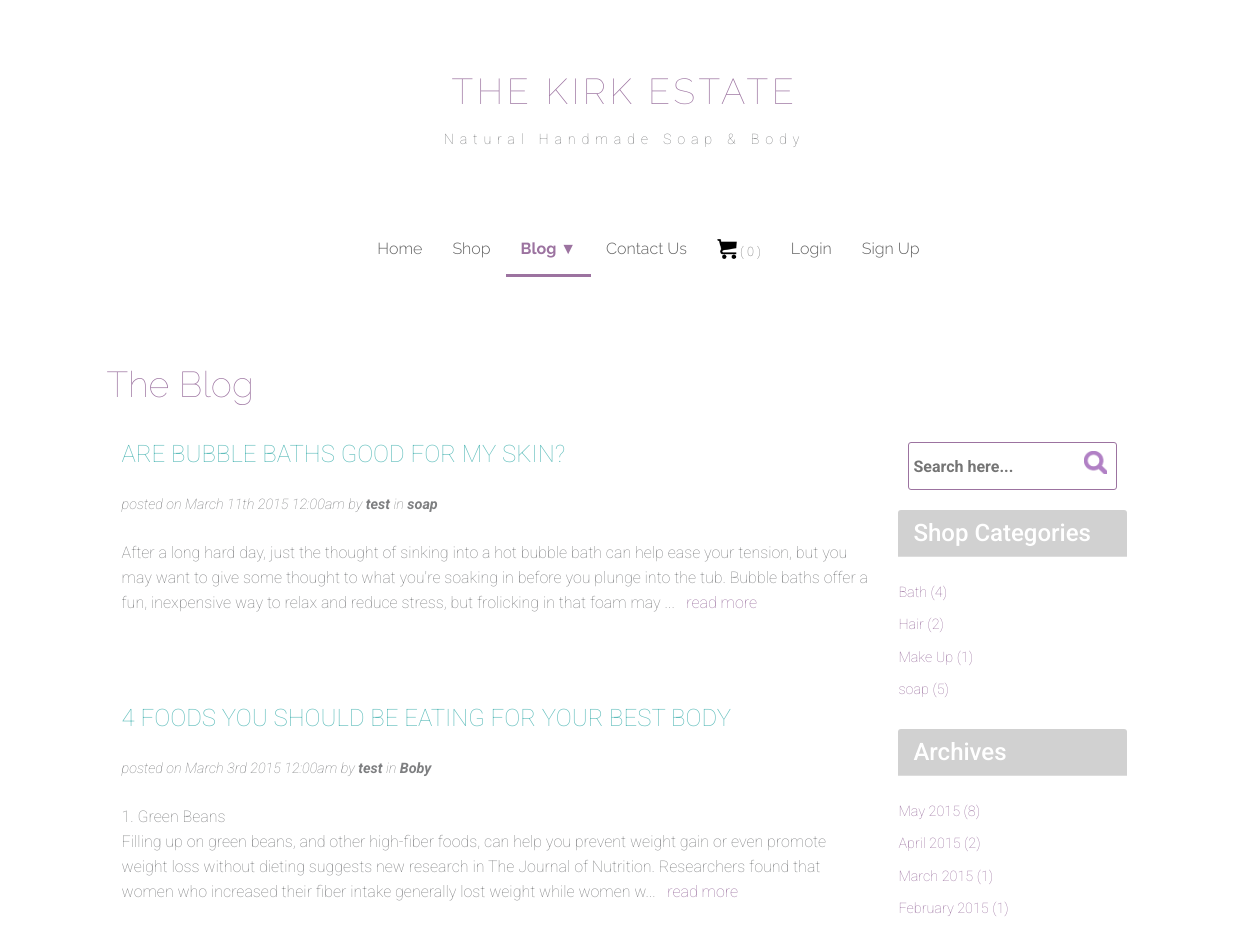
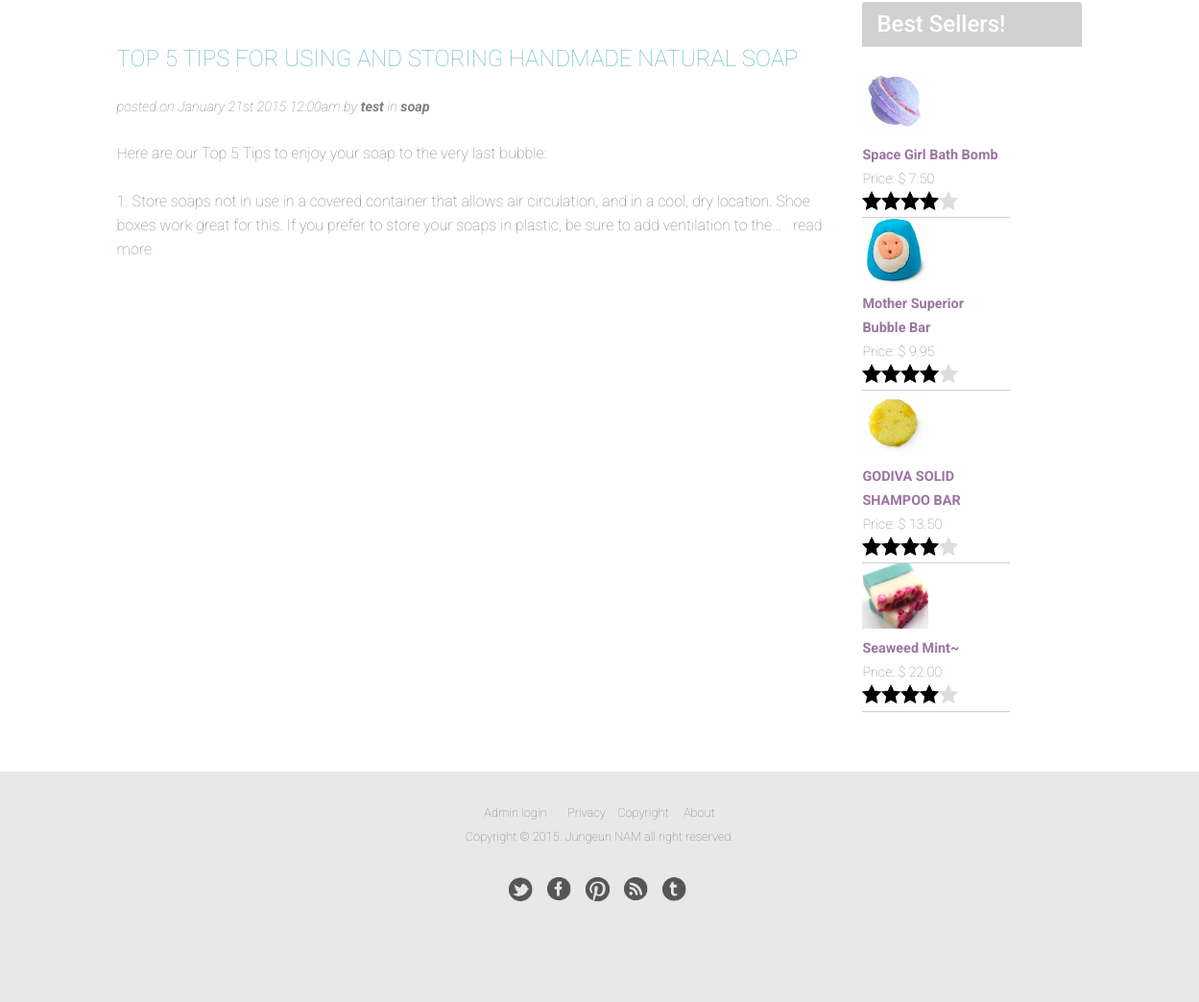
Screenshot of /pages/blog.php with the database file from the repository (2 pictures, top to bottom).
### tables this page shows
CREATE TABLE IF NOT EXISTS `blog` (
  `blogId` int(11) unsigned NOT NULL,
  `blogTitle` varchar(100) NOT NULL,
  `blogContent` text NOT NULL,
  `datePosted` datetime NOT NULL,
  `authorId` int(11) NOT NULL,
  `categoryId` int(11) NOT NULL,
  `blogImage` varchar(200) DEFAULT NULL
);

CREATE TABLE IF NOT EXISTS `user` (
  `userId` int(11) NOT NULL,
  `firstName` varchar(20) NOT NULL,
  `lastName` varchar(20) NOT NULL,
  `email` varchar(30) NOT NULL,
  `password` varchar(64) NOT NULL,
  `userName` varchar(10) NOT NULL,
  `newsletter` tinyint(1) NOT NULL,
  `accountId` int(10) NOT NULL
);

CREATE TABLE IF NOT EXISTS `category` (
  `categoryId` int(11) NOT NULL,
  `category` varchar(40) NOT NULL,
  `categoryDescription` varchar(50) NOT NULL
);

### pages/blog.php (the view, shortened to what this page needs)
<?php
 include '../includes/header.php';
 include'../includes/nav.php';
?>
</div>
</div>
<div class="row">
    <div class="col-md-1"></div>
        <div class="content col-md-10">
    <h1>The Blog</h1><br />
<div class="col-md-9">
    <?php
         $sql = "SELECT blog.*, user.*, category.*
        FROM blog INNER JOIN user ON blog.authorId = user.userId INNER JOIN category ON
        blog.categoryId = category.categoryId GROUP BY
        blog.blogId  ORDER BY dateposted DESC LIMIT 0,3";
         $result = mysqli_query($con, $sql) or die(mysqli_error($con));
         while ($row = mysqli_fetch_array($result)){
         echo "<p class='blogtitle'><a href='blogpost.php?blogId=" .$row['blogId'] . "'>" . $row['blogTitle'] .
        "</a></p><br />";
         echo "<p class='posttime'><em>posted on " . date("F jS Y h:ia",strtotime($row['datePosted'])) . " by
        <strong>" . $row['firstName'] . "</strong> in <strong>" . $row['category'] .
        "</strong></em></p><br />";
         echo "<p>" . (substr(($row['blogContent']),0,300)) . "...&nbsp;&nbsp; " . "<a class='bloglink'
        href='blogpost.php?blogId=" . $row['blogId'] . "'>" . "read more" . "</a></p><br /><br /><br /><br />";
         }
    ?>
 </div>
<?php
    include '../includes/sidebar.php';
?>
</div>
<?php
    include'../includes/footer.php';
?>

### includes/sidebar.php
<?php
    include "../includes/connect.php";
?>
<div class="sidebarbody col-md-3">
<div class="side panel panel-default">
     <div class="panel-body">
        <?php include '../includes/searchform.php';?>
      </div>
</div>
 <div class="side panel panel-default">
    <div class="panel-heading">
        <h3>Shop Categories</h3>
     </div>
        <div class="panel-body">
    <br />
        <?php
             $sql = "SELECT category.*, COUNT(product.categoryId) AS catnum FROM category INNER JOIN
             product ON category.categoryId = product.categoryId GROUP BY product.categoryId ORDER BY category ASC";
             $result = mysqli_query($con, $sql) or die(mysqli_error($con));
             while ($row = mysqli_fetch_array($result)){
                 echo "<p><a class='bloglink' href = 'category.php?categoryId=" . $row['categoryId'] . "'>" .
                $row['category'] . " (" . $row['catnum'] . ")</a></p>";
             }
        ?>
     </div>
 </div>
 <div class="side panel panel-default">
      <div class="panel-heading">
         <h3>Archives</h3>
     </div>
        <div class="panel-body">
    <br />
        <?php
            $sql = "SELECT month(date), monthname(date), year(date), COUNT(*)
            AS monthnum FROM product GROUP BY monthname(date) ORDER BY month(date)desc";
            $result = mysqli_query($con, $sql) or die(mysqli_error($con));
             while ($row = mysqli_fetch_array($result)) {
                 echo "<p><a class='bloglink' href = 'archives.php?month=" . $row['month(date)'] . "'>"
                . $row['monthname(date)'] . " " . $row['year(date)'] . " (" .
                $row['monthnum'] . ")</a></p>";
             }
        ?>
    </div>
</div>
 <div class="side panel panel-default">
      <div class="panel-heading">
         <h3>Best Sellers!</h3>
     </div>
        <div class="panel-body">
    <br />
        <?php
            $sql = "SELECT price, productName, productImage, sum(quantity),  productinvoice.productId, ROUND(AVG(rating)) as rating
            FROM productinvoice, product INNER JOIN comment on product.productId=comment.productId
            WHERE productinvoice.productId=product.productId
            GROUP BY productinvoice.productId order by sum(quantity) DESC limit 0,4";
            $result = mysqli_query($con, $sql) or die(mysqli_error($con));
             while($row = mysqli_fetch_array($result))
             {
                 echo "<div class='bestseller'><a href = 'productdetail.php?productId=" . $row['productId'] . "'><img class='popularimg' src='../images/shop/" . $row['productImage'] . "'/></a><p><a href = 'productdetail.php?productId=" . $row['productId'] . "'><strong>"
                . $row['productName'] . "</strong></a><br />Price: $ " . $row['price'] . "<br />";
                 $rating= $row['rating'];
                 for($i=0;$i<$rating;$i++){
                     echo "<img class='rating' src='../images/star.png' alt='filled star' width=10px height=auto />";
                 }
                 for($i=0;$i<5-$rating;$i++){
                    echo "<img class='rating' src='../images/unfilledstar.png' width=10px height=auto alt='unfilled star' />";
                 }
                 echo "</p></div>";
             }
        ?>
    </div>
</div>
</div>

### css/main1.css (style rules this page uses)
html, body, div, h1, h2, h3, h4, h5, h6, p, ul, ol, li, img, form, fieldset, input, textarea, blockquote, .col-md-12 .container-fluid { margin:0; padding:0; }
html { background-color:#fff; }
body { background-color:#fff; color: #7e7f81; font-family:'Roboto', 'sans-serif', 'verdana', 'arial'; font-size: 1.6em; font-weight: 300; z-index: -100; }
.container p { line-height: 25px; font-weight: lighter; }
img { display: block; vertical-align: middle; text-align: center; width: 100%; height: auto; }
h1, h2 { color: #9c73a0; font-family:'Raleway', 'verdana', 'arial','sans-serif'; font-weight: lighter; margin-bottom: 15px; clear: both; }
.content { padding-top: 4em; }
.search a, .blogtitle a { color: #61bebc; font-size: 1.5em; }
.rating { width: 20px; height: 20px; float: left; }
.bloglink { color: #9c73a0; text-decoration: none; }
.posttime { font-size: 0.9em; }
.side { clear: both; }
.bestseller p { width: 67%; display: block; float: left; color:#9c73a0; border-bottom: 1px solid #cdcdcd; padding-bottom: 1.5em; }
.bestseller a { color: #9c73a0; }
.popularimg { clear: both; width: 30%; height: auto; display: block; float: left; margin-right: 0.5em; margin-bottom: 0.5em; }
.panel { border-style:none; box-shadow: none; }
.panel-default>.panel-heading { background-color: #d1d1d1; color:#fff; }
.panel p { padding-bottom: 0.5em; font-size: 0.9em; }
.panel-body { padding:0; }
html { position: relative; min-height: 100%; }
body { margin-bottom: 108px; }

### rows the page displays
blog: blogTitle "ARE BUBBLE BATHS GOOD FOR MY SKIN?", datePosted "March 11th 2015 12:00am", user.firstName "test", categoryId.category "soap", blogContent "After a long hard day, just the thought of sinking into a hot bubble bath can help ease your tension, but you may want to give some thought to what you're soaking in before you plunge into the tub. Bubble baths offer a fun, inexpensive way to relax and reduce stress, but frolicking in that foam may"
blog: blogTitle "4 FOODS YOU SHOULD BE EATING FOR YOUR BEST BODY", datePosted "March 3rd 2015 12:00am", user.firstName "test", categoryId.category "Boby", blogContent "1. Green Beans Filling up on green beans, and other high-fiber foods, can help you prevent weight gain or even promote weight loss without dieting suggests new research in The Journal of Nutrition. Researchers found that women who increased their fiber intake generally lost weight while women w"
blog: blogTitle "TOP 5 TIPS FOR USING AND STORING HANDMADE NATURAL SOAP", datePosted "January 21st 2015 12:00am", user.firstName "test", categoryId.category "soap", blogContent "Here are our Top 5 Tips to enjoy your soap to the very last bubble: 1. Store soaps not in use in a covered container that allows air circulation, and in a cool, dry location. Shoe boxes work great for this. If you prefer to store your soaps in plastic, be sure to add ventilation to the"
category: category "Bath", catnum "4"
category: category "Hair", catnum "2"
category: category "Make Up", catnum "1"
category: category "soap", catnum "5"

### other values shown
$cart_count "0"
$row['monthname(date)'] "May"
$row['year(date)'] "2015"
$row['monthnum'] "8"
$row['monthname(date)'] "April"
$row['monthnum'] "2"
$row['monthname(date)'] "March"
$row['monthnum'] "1"
$row['monthname(date)'] "February"
$row['productName'] "Space Girl Bath Bomb"
$row['price'] "7.50"
$row['productName'] "Mother Superior Bubble Bar"
$row['price'] "9.95"
$row['productName'] "GODIVA SOLID SHAMPOO BAR"
$row['price'] "13.50"
